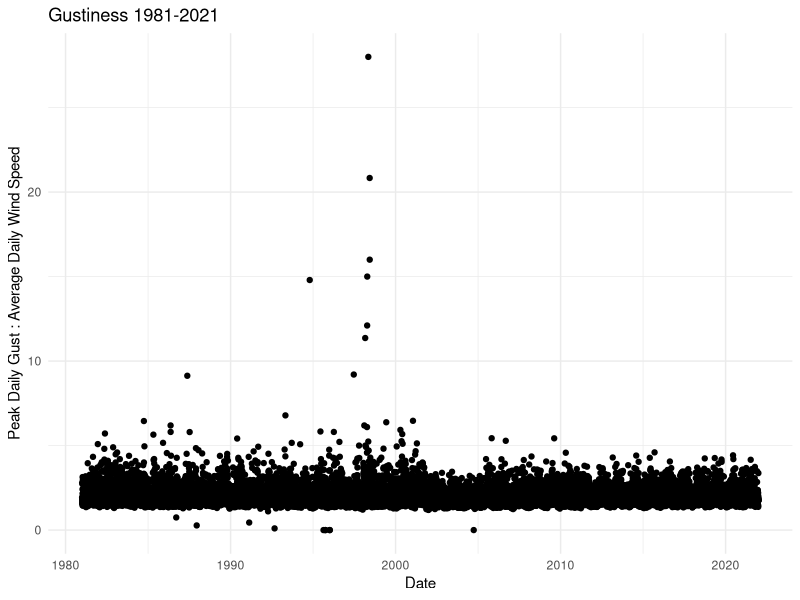
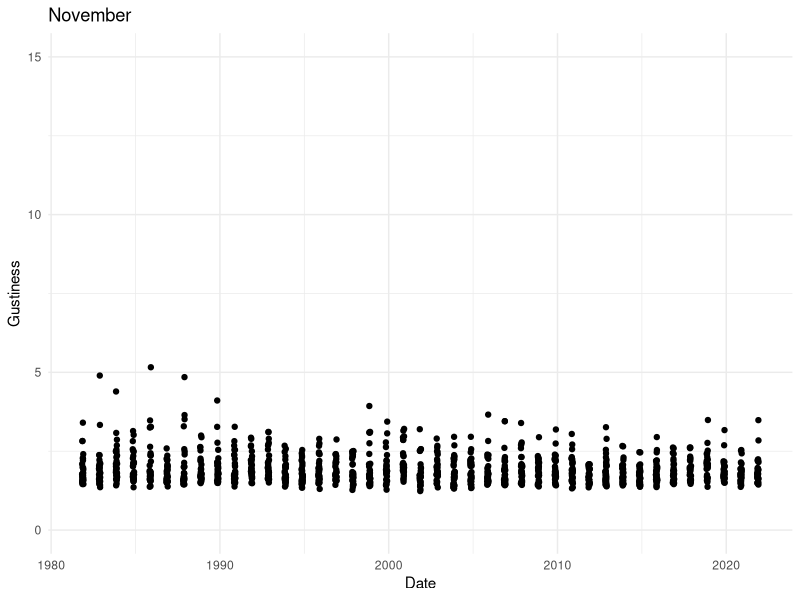
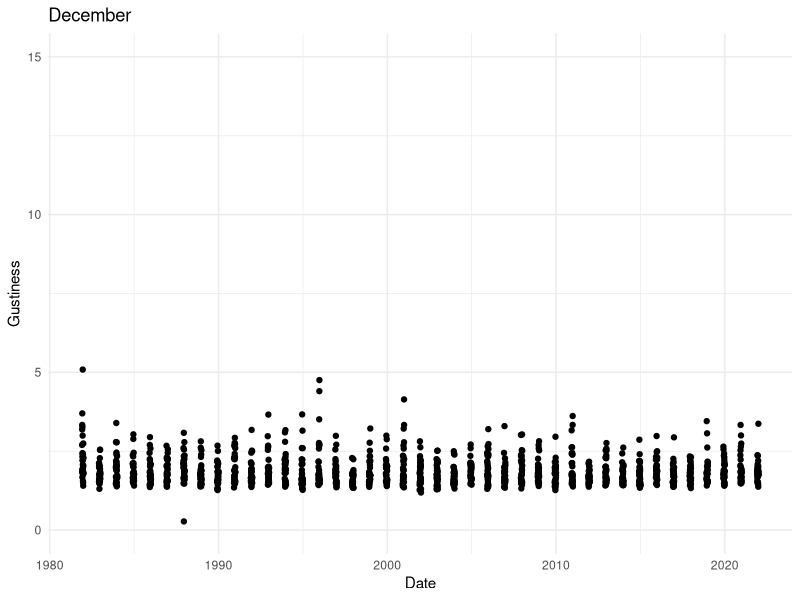
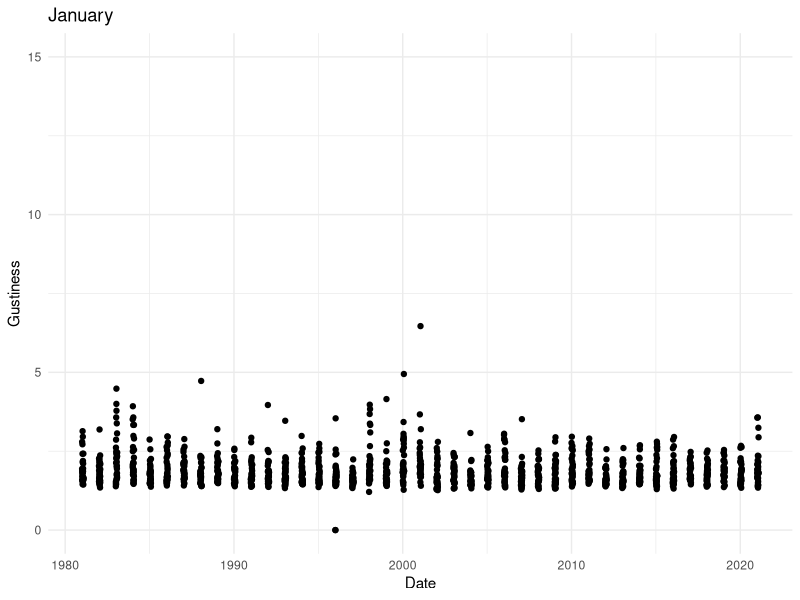
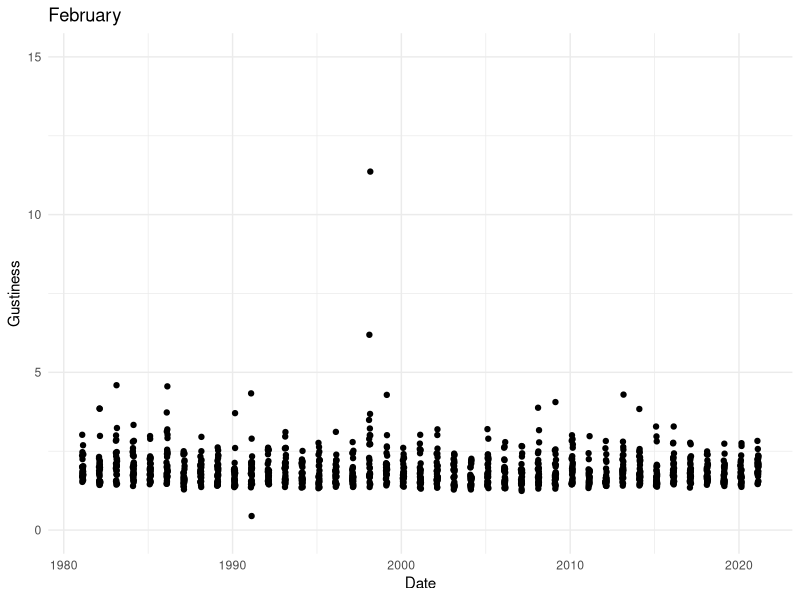
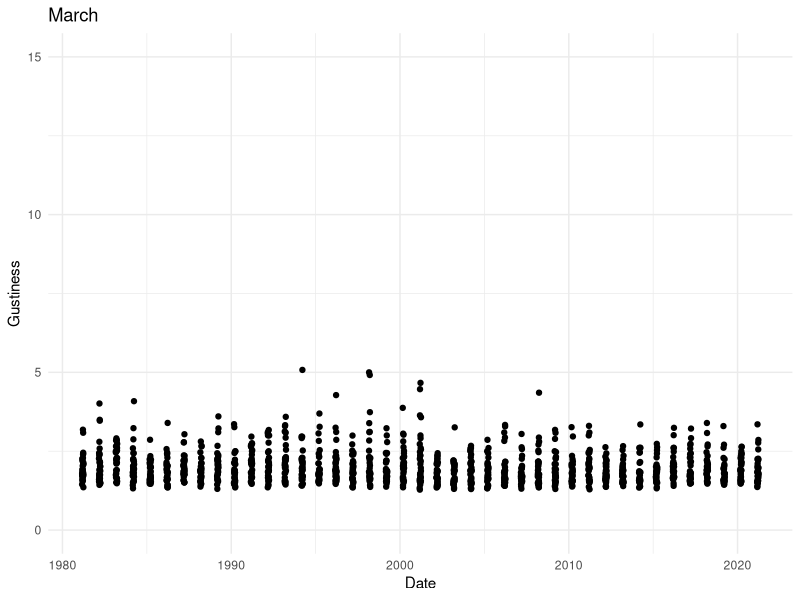
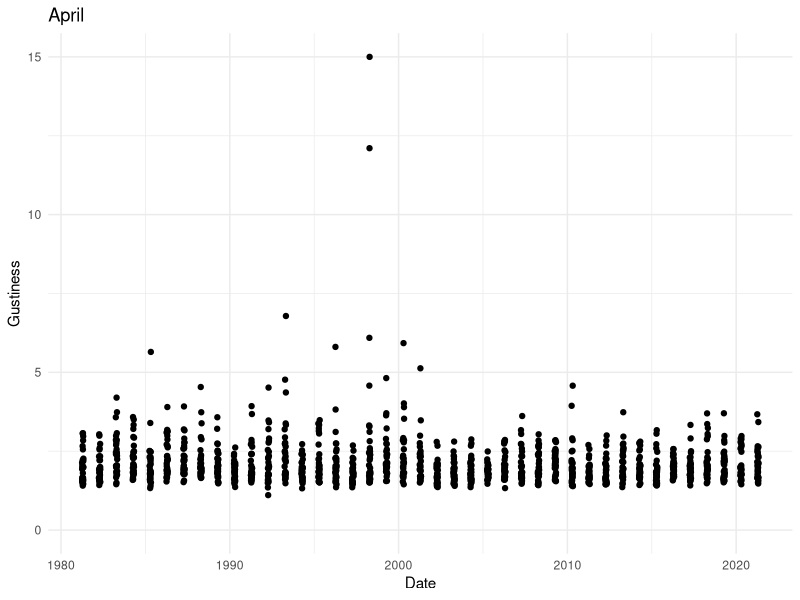

These figures' R source, in order: (Note: this script raises an error after producing the figures.)
## ---- chunk 1
library(tidyverse)
knitr::opts_chunk$set(echo = TRUE)
setwd("//wdc-fileserver/Staff/Summit/Interns/Naomi Lubkin/Wind and Humidity Climate Trends")
library(here)
here::here()
library(dplyr)
## ---- chunk 2
#b16 peak daily gust speed and direction, jan 1935-dec 2021
peak_gust_dir <- read_csv(here("Data", "b16-peak gust speed and dir 1935-2021.csv"))

#b16 daily average wind speed (from hourly averages), jan 1935- dec 2021
daily_avg <-read_csv(here("Data", "b16-hourly daily wind average 1935-2021.csv")) 
daily_avg <- daily_avg %>%
  mutate(daily_avg_speed = as.numeric(daily_avg_speed), 
         daily_avg_spd = round(daily_avg_speed, digits = 1))
## ---- chunk 3
#gustiness here is ratio of peak gust: avg wind speed
#filtering peak daily gust dataset to include only dates after 1981
dailygust_81 <- peak_gust_dir %>%
  mutate(year=year(date), 
         date = as.Date(date))%>%
  filter(year>=1981)
#filtering daily average wind speed dataset to include only dates after 1981
dailyavg_81 <- daily_avg %>%
  mutate(date = as.Date(date), 
         year=year(date))%>%
  filter(year>=1981)
#merging peak daily gust and average daily wind datasets so I can compare them
gusts<-merge(dailygust_81, dailyavg_81, by="date")
#making a "gustiness" column that's the ratio of peak gust:average wind
gusts<- gusts %>%
  mutate(gustiness = peak_gust_speed/daily_avg_spd) %>%
  #select(date, peak_gust_speed, daily_avg_spd, gustiness) %>%
  mutate(month = month(date))

#ratio plotted... not super helpful as a visual (too many data points)
gustiness_plot <- gusts %>%
  ggplot(aes(x=date, y= gustiness)) +
  geom_point() +
  labs(x= "Date", y="Peak Daily Gust : Average Daily Wind Speed") +
  ggtitle ("Gustiness 1981-2021") +
  theme_minimal()
gustiness_plot




#Gustiness by month
#Nov
nov_gust <- gusts %>%
  filter(month==11)

nov_gust_plot <- nov_gust %>%
  ggplot(aes(x=date, y= gustiness)) +
  geom_point() +
  labs(x= "Date", y="Gustiness") +
  ggtitle ("November") +
  ylim(0, 15) +
  theme_minimal()
nov_gust_plot

#Dec
dec_gust <- gusts %>%
  filter(month == 12)

dec_gust_plot <- dec_gust %>%
  ggplot(aes(x=date, y= gustiness)) +
  geom_point() +
  labs(x= "Date", y="Gustiness") +
  ggtitle ("December") +
  ylim(0, 15) +
  theme_minimal()
dec_gust_plot

#Jan 
jan_gust <- gusts %>%
  filter(month == 1)

jan_gust_plot <- jan_gust %>%
  ggplot(aes(x=date, y= gustiness)) +
  geom_point() +
  labs(x= "Date", y="Gustiness") +
  ggtitle ("January") +
  ylim(0, 15) +
  theme_minimal()
jan_gust_plot

#Feb 
feb_gust <- gusts %>%
  filter(month == 2)

feb_gust_plot <- feb_gust %>%
  ggplot(aes(x=date, y= gustiness)) +
  geom_point() +
  labs(x= "Date", y="Gustiness") +
  ggtitle ("February") +
  ylim(0, 15) +
  theme_minimal()
feb_gust_plot


#Mar
mar_gust <- gusts %>%
  filter(month == 3)

mar_gust_plot <- mar_gust %>%
  ggplot(aes(x=date, y= gustiness)) +
  geom_point() +
  labs(x= "Date", y="Gustiness") +
  ggtitle ("March") +
  ylim(0, 15) +
  theme_minimal()
mar_gust_plot

#Apr
apr_gust <- gusts %>%
  filter(month == 4)

apr_gust_plot <- apr_gust %>%
  ggplot(aes(x=date, y= gustiness)) +
  geom_point() +
  labs(x= "Date", y="Gustiness") +
  ylim(0, 15) +
  ggtitle ("April") +
  theme_minimal()
apr_gust_plot

gustiness_NDJFMA_plot <-grid.arrange(nov_gust_plot, dec_gust_plot, jan_gust_plot, feb_gust_plot, mar_gust_plot, apr_gust_plot, 
                                nrow = 2, 
                                top = "Monthly Gustiness (Peak Daily Gust:Avg Daily Wind Speed) 1981-2021")
gustiness_NDJFMA_plot
